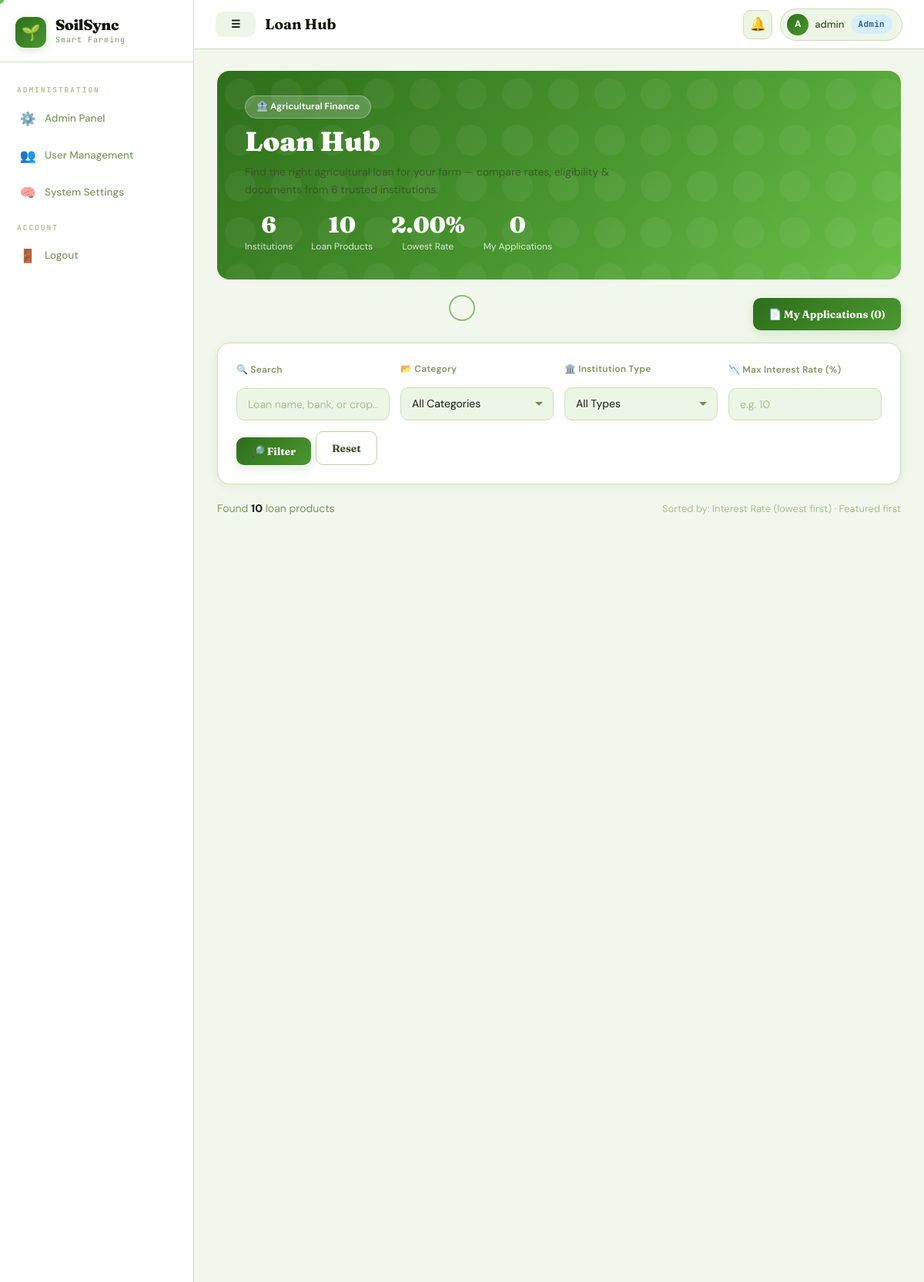
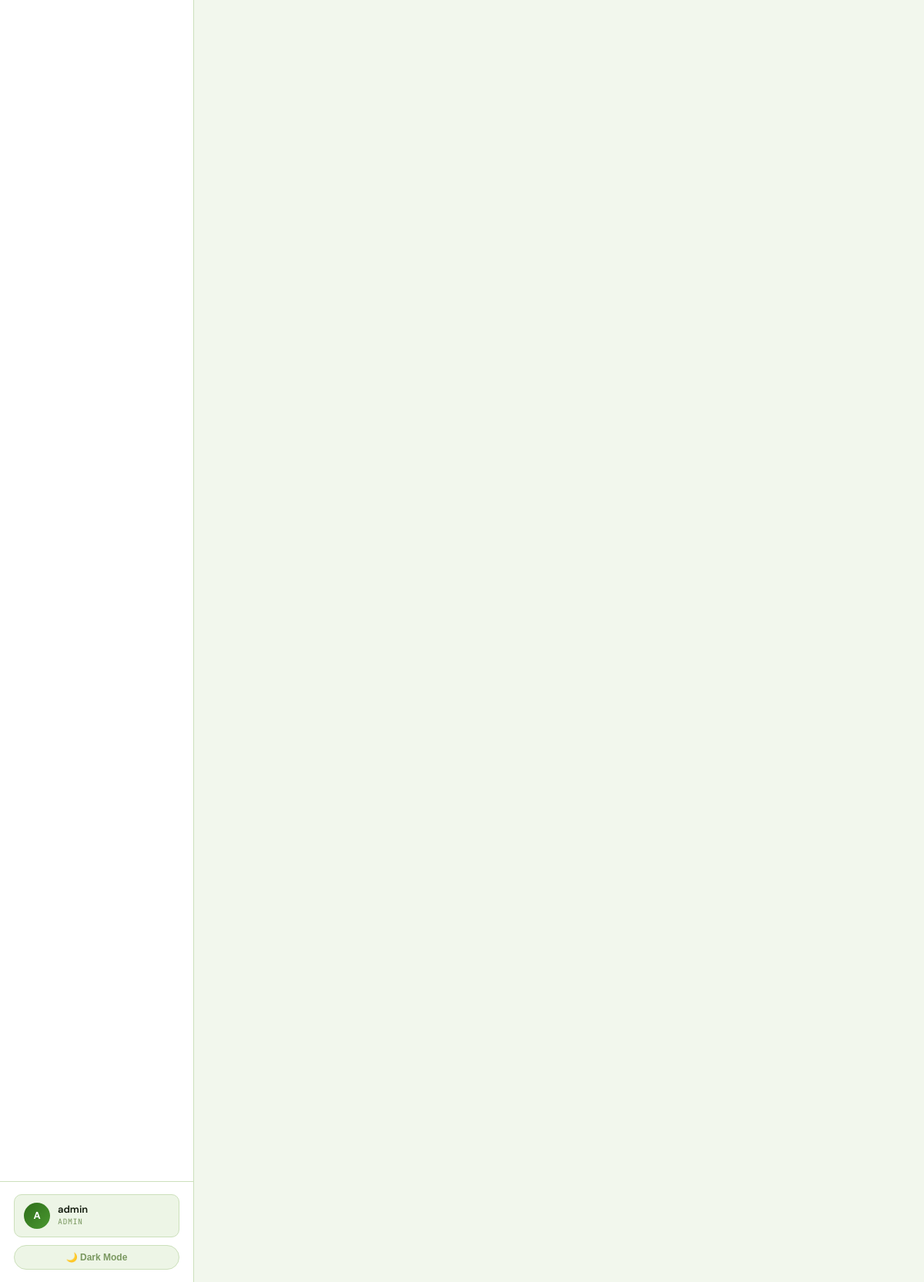
The page /loan_hub.php (signed in) on the database its author committed (2 pictures, top to bottom).
### tables this page shows
CREATE TABLE `users` (
  `id` int(11) NOT NULL,
  `name` varchar(100) NOT NULL,
  `phone` varchar(20) NOT NULL,
  `password` varchar(255) NOT NULL,
  `role` enum('farmer','expert','admin') DEFAULT 'farmer',
  `location_id` int(11) DEFAULT NULL,
  `created_at` timestamp NOT NULL DEFAULT current_timestamp(),
  `fc_card_number` varchar(20) DEFAULT NULL,
  `fc_category` enum('landless','marginal','small','medium','large') DEFAULT NULL,
  `fc_land_size` decimal(8,2) DEFAULT NULL,
  `fc_bank_account` varchar(30) DEFAULT NULL,
  `fc_registered_at` datetime DEFAULT NULL,
  `fc_phase` enum('pre_pilot','pilot','national') DEFAULT NULL
);

### db.php (called while the page is built, shortened)
<?php
function isLoggedIn(): bool {
    return isset($_SESSION['user_id']) && !empty($_SESSION['user_id']);
}
function currentUser($conn): ?array {
    $id = (int)$_SESSION['user_id'];
    $r = $conn->query("
        SELECT u.*, l.division, l.district
        FROM users u
        LEFT JOIN locations l ON u.location_id=l.id
        WHERE u.id=$id
        LIMIT 1
    ");
    return $r ? $r->fetch_assoc() : null;
}
function clean($conn, string $s): string {
    return $conn->real_escape_string(trim($s));
}
?>

### loan_hub.php (the view, shortened to what this page needs)
<?php
require_once 'db.php';
$pageTitle = 'Loan Hub';
$activeNav = 'loan_hub';
$user = currentUser($conn);
$uid  = (int)$user['id'];
$search        = clean($conn, $_GET['q']         ?? '');
$where = ['lp.is_active=1', 'prov.is_active=1'];
$whereSQL = implode(' AND ', $where);
$products = $conn->query("
    SELECT lp.*, prov.name AS prov_name, prov.type AS prov_type, prov.logo_emoji, prov.phone AS prov_phone, prov.website AS prov_website
    FROM loan_products lp
    JOIN loan_providers prov ON lp.provider_id = prov.id
    WHERE $whereSQL
    ORDER BY lp.is_featured DESC, lp.interest_rate ASC
");
$totalProviders = $conn->query("SELECT COUNT(*) AS c FROM loan_providers WHERE is_active=1")->fetch_assoc()['c'];
$totalProducts  = $conn->query("SELECT COUNT(*) AS c FROM loan_products WHERE is_active=1")->fetch_assoc()['c'];
$lowestRate     = $conn->query("SELECT MIN(interest_rate) AS r FROM loan_products WHERE is_active=1")->fetch_assoc()['r'];
$mySavedApps    = $conn->query("SELECT COUNT(*) AS c FROM loan_applications WHERE user_id=$uid")->fetch_assoc()['c'];
include 'layout.php';
?>
<div class="loan-hero">
  <div class="loan-hero-content">
    <div class="loan-hero-badge">🏦 Agricultural Finance</div>
    <h1 class="loan-hero-title">Loan Hub</h1>
    <p class="loan-hero-sub">Find the right agricultural loan for your farm — compare rates, eligibility & documents from <?= $totalProviders ?> trusted institutions.</p>
  </div>
  <div class="loan-hero-stats">
    <div class="lh-stat"><div class="lh-stat-val"><?= $totalProviders ?></div><div class="lh-stat-label">Institutions</div></div>
    <div class="lh-stat"><div class="lh-stat-val"><?= $totalProducts ?></div><div class="lh-stat-label">Loan Products</div></div>
    <div class="lh-stat"><div class="lh-stat-val"><?= $lowestRate ?>%</div><div class="lh-stat-label">Lowest Rate</div></div>
    <div class="lh-stat"><div class="lh-stat-val"><?= $mySavedApps ?></div><div class="lh-stat-label">My Applications</div></div>
  </div>
</div>
<div style="display:flex;justify-content:flex-end;margin-bottom:16px;">
    <a href="my_applications.php" class="btn btn-primary">
        📄 My Applications (<?= $mySavedApps ?>)
    </a>
</div>
<div class="card loan-filter-card">
  <form method="get" class="loan-filter-form">
    <div class="filter-group">
      <label>🔍 Search</label>
      <input type="text" name="q" placeholder="Loan name, bank, or crop..." value="<?= htmlspecialchars($search) ?>">
    </div>
    <div class="filter-group">
      <label>📂 Category</label>
      <select name="cat">
        <option value="">All Categories</option>
      </select>
    </div>
    <div class="filter-group">
      <label>🏛️ Institution Type</label>
      <select name="type">
        <option value="">All Types</option>
      </select>
    </div>
    <div class="filter-group">
      <label>📉 Max Interest Rate (%)</label>
      <input type="number" name="max_rate" step="0.5" min="0" max="40" placeholder="e.g. 10" value="<?= htmlspecialchars($_GET['max_rate'] ?? '') ?>">
    </div>
    <div class="filter-group filter-btns">
      <button type="submit" class="btn btn-primary">🔎 Filter</button>
      <a href="loan_hub.php" class="btn btn-outline">Reset</a>
    </div>
  </form>
</div>
<div style="display:flex;align-items:center;justify-content:space-between;margin-bottom:16px;flex-wrap:wrap;gap:8px">
  <div style="font-size:14px;color:var(--text3)">
    Found <strong style="color:var(--text)"><?= $products->num_rows ?></strong> loan product<?= $products->num_rows != 1 ? 's' : '' ?>
  </div>
  <div style="font-size:13px;color:var(--text4)">Sorted by: Interest Rate (lowest first) · Featured first</div>
</div>
<?php if ($products->num_rows === 0): ?>
<div class="empty-state">
  <div class="empty-icon">🏦</div>
  <p>No loan products match your filters.</p>
  <a href="loan_hub.php" class="btn btn-primary btn-sm">Clear Filters</a>
</div>
<?php else: ?>
<div class="loan-grid">
</div>
<?php endif; ?>
<?php include 'layout_end.php'; ?>

### layout.php (shortened to what this page needs)
<?php
$user        = currentUser($conn);
$userName    = $user['name'] ?? 'User';
$userInitial = strtoupper(substr($userName, 0, 1));
$userRole    = $user['role'] ?? 'farmer';
$nav = [];
switch ($userRole) {
  case 'admin':
    $nav = [
      'admin' => [
        ['href'=>'admin.php','icon'=>'⚙️','label'=>'Admin Panel','key'=>'admin'],
        ['href'=>'users.php','icon'=>'👥','label'=>'User Management','key'=>'users'],
        ['href'=>'system.php','icon'=>'🧠','label'=>'System Settings','key'=>'system'],
      ],
    ];
    break;
}
?>
<!DOCTYPE html>
<html lang="en" data-theme="light">
<head>
  <link rel="stylesheet" href="style.css">
</head>
<body>
<div id="ss-cursor-ring"></div>
<div class="app-layout">
  <aside class="sidebar" id="sidebar">
    <div class="sidebar-logo">
      <div class="logo-badge">🌱</div>
      <div class="logo-text-wrap">
        <div class="logo-name">SoilSync</div>
        <div class="logo-tag">Smart Farming</div>
      </div>
    </div>
    <nav class="sidebar-nav">
      <?php
      $sectionLabels = [
        'main'=>'Navigation',
        'monitor'=>'Monitor',
        'resources'=>'Resources',
        'expert'=>'Expert Tools',
        'admin'=>'Administration'
      ];
      foreach ($nav as $section => $items):
      ?>
        <div class="nav-section-label">
          <?= $sectionLabels[$section] ?? ucfirst($section) ?>
        </div>
        <?php foreach ($items as $item):
          $isActive = ($activeNav ?? '') === $item['key'];
        ?>
          <a href="<?= $item['href'] ?>" class="nav-item <?= $isActive ? 'active' : '' ?>">
            <span class="nav-ic"><?= $item['icon'] ?></span>
            <span><?= $item['label'] ?></span>
          </a>
        <?php endforeach; ?>
      <?php endforeach; ?>
      <div class="nav-section-label">Account</div>
      <a href="logout.php" class="nav-item">
        <span class="nav-ic">🚪</span>
        <span>Logout</span>
      </a>
    </nav>
    <div class="sidebar-footer">
      <div class="sidebar-user">
        <div class="u-av"><?= $userInitial ?></div>
        <div>
          <div class="u-name"><?= htmlspecialchars($userName) ?></div>
          <div class="u-role"><?= ucfirst($userRole) ?></div>
        </div>
      </div>
      <button class="theme-btn" onclick="toggleTheme()">
        🌙 Dark Mode
      </button>
    </div>
  </aside>
  <div class="main-wrap">
    <header class="topbar">
      <div class="topbar-left">
        <button class="mobile-menu-btn btn" id="mobileMenuBtn">☰</button>
        <span class="topbar-title"><?= htmlspecialchars($pageTitle ?? 'Dashboard') ?></span>
      </div>
      <div class="topbar-right">
        <a href="notifications.php" class="topbar-notif-btn">
          🔔
        </a>
        <div class="topbar-user">
          <div class="t-av"><?= $userInitial ?></div>
          <span><?= htmlspecialchars(explode(' ', $userName)[0]) ?></span>
          <?php if ($userRole !== 'farmer'): ?>
            <span class="badge badge-info"><?= ucfirst($userRole) ?></span>
          <?php endif; ?>
        </div>
      </div>
    </header>
    <div class="page-body">

### loan_hub.php (style rules this page uses)
.loan-hero { background: linear-gradient(135deg, var(--accent) 0%, var(--accent2) 55%, var(--accent3) 100%); border-radius: var(--radius); padding: 32px 36px; margin-bottom: 24px; color: #fff; display: flex; align-items: center; justify-content: space-between; flex-wrap: wrap; gap: 20px; position: relative; overflow: hidden; }
.loan-hero::before { content: ''; position: absolute; inset: 0; pointer-events: none; }
.loan-hero-badge { display: inline-block; background: rgba(255,255,255,0.2); border: 1px solid rgba(255,255,255,0.3); border-radius: 20px; padding: 4px 14px; font-size: 12px; font-weight: 600; margin-bottom: 10px; }
.loan-hero-title { font-family: var(--font-display); font-size: 2.2rem; font-weight: 900; color: #fff; margin-bottom: 8px; }
.loan-hero-sub { font-size: 14px; opacity: .85; max-width: 480px; }
.loan-hero-stats { display: flex; gap: 24px; flex-wrap: wrap; }
.lh-stat { text-align: center; }
.lh-stat-val { font-family: var(--font-display); font-size: 1.8rem; font-weight: 900; color: #fff; line-height: 1; }
.lh-stat-label { font-size: 12px; opacity: .8; margin-top: 4px; }
.loan-filter-card { margin-bottom: 20px; }
.loan-filter-form { display: flex; flex-wrap: wrap; gap: 14px; align-items: flex-end; }
.filter-group { display: flex; flex-direction: column; gap: 6px; min-width: 160px; flex: 1; }
.filter-group label { font-size: 12px; font-weight: 600; color: var(--text3); }
.filter-btns { flex-direction: row; align-items: flex-end; min-width: auto; }
.loan-grid { display: grid; grid-template-columns: repeat(auto-fill, minmax(300px, 1fr)); gap: 20px; margin-bottom: 32px; }

### rows shown on the page
users: name "A", name "admin", role "ADMIN", role "Admin"

### other values the page prints
$sectionLabels[$section] "ADMINISTRATION"
$item['icon'] "⚙️"
$item['label'] "Admin Panel"
$item['icon'] "👥"
$item['label'] "User Management"
$item['icon'] "🧠"
$item['label'] "System Settings"
$pageTitle "Loan Hub"
$totalProviders "6"
$totalProducts "10"
$lowestRate "2.00"
$mySavedApps "0"
$products->num_rows "10"
